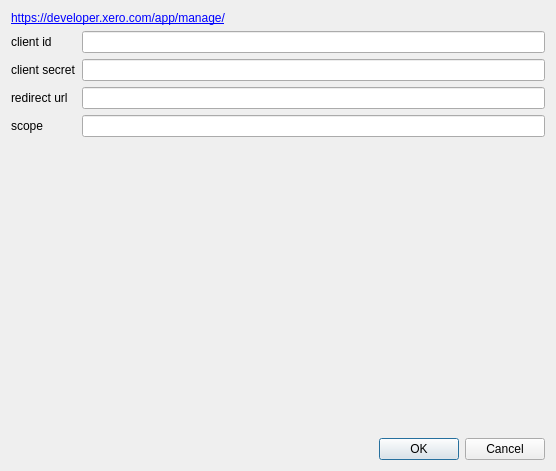
<?xml version="1.0" encoding="UTF-8"?>
<ui version="4.0">
 <class>ConnectXero</class>
 <widget class="QDialog" name="ConnectXero">
  <property name="geometry">
   <rect>
    <x>0</x>
    <y>0</y>
    <width>556</width>
    <height>471</height>
   </rect>
  </property>
  <property name="windowTitle">
   <string>Connect Xero Accounting API</string>
  </property>
  <layout class="QVBoxLayout" name="verticalLayout">
   <item>
    <layout class="QFormLayout" name="formLayout">
     <item row="0" column="0" colspan="2">
      <widget class="QLabel" name="label">
       <property name="text">
        <string>&lt;html&gt;&lt;head/&gt;&lt;body&gt;&lt;p&gt;&lt;a href=&quot;https://developer.xero.com/app/manage/&quot;&gt;&lt;span style=&quot; text-decoration: underline; color:#0000ff;&quot;&gt;https://developer.xero.com/app/manage/&lt;/span&gt;&lt;/a&gt;&lt;/p&gt;&lt;/body&gt;&lt;/html&gt;</string>
       </property>
       <property name="openExternalLinks">
        <bool>true</bool>
       </property>
      </widget>
     </item>
     <item row="1" column="0">
      <widget class="QLabel" name="label_1">
       <property name="text">
        <string>client id</string>
       </property>
      </widget>
     </item>
     <item row="1" column="1">
      <widget class="QLineEdit" name="lineEdit_client_id"/>
     </item>
     <item row="2" column="0">
      <widget class="QLabel" name="label_2">
       <property name="inputMethodHints">
        <set>Qt::ImhNone</set>
       </property>
       <property name="text">
        <string>client secret</string>
       </property>
      </widget>
     </item>
     <item row="2" column="1">
      <widget class="QLineEdit" name="lineEdit_client_secret"/>
     </item>
     <item row="3" column="0">
      <widget class="QLabel" name="label_3">
       <property name="statusTip">
        <string/>
       </property>
       <property name="text">
        <string>redirect url</string>
       </property>
      </widget>
     </item>
     <item row="3" column="1">
      <widget class="QLineEdit" name="lineEdit_redirect_url">
       <property name="statusTip">
        <string/>
       </property>
      </widget>
     </item>
     <item row="4" column="0">
      <widget class="QLabel" name="label_4">
       <property name="text">
        <string>scope</string>
       </property>
      </widget>
     </item>
     <item row="4" column="1">
      <widget class="QLineEdit" name="lineEdit_scope"/>
     </item>
    </layout>
   </item>
   <item>
    <widget class="QDialogButtonBox" name="buttonBox">
     <property name="orientation">
      <enum>Qt::Horizontal</enum>
     </property>
     <property name="standardButtons">
      <set>QDialogButtonBox::Cancel|QDialogButtonBox::Ok</set>
     </property>
    </widget>
   </item>
  </layout>
 </widget>
 <tabstops>
  <tabstop>lineEdit_client_id</tabstop>
  <tabstop>lineEdit_client_secret</tabstop>
  <tabstop>lineEdit_redirect_url</tabstop>
  <tabstop>lineEdit_scope</tabstop>
 </tabstops>
 <resources/>
 <connections>
  <connection>
   <sender>buttonBox</sender>
   <signal>accepted()</signal>
   <receiver>ConnectXero</receiver>
   <slot>accept()</slot>
   <hints>
    <hint type="sourcelabel">
     <x>248</x>
     <y>254</y>
    </hint>
    <hint type="destinationlabel">
     <x>157</x>
     <y>274</y>
    </hint>
   </hints>
  </connection>
  <connection>
   <sender>buttonBox</sender>
   <signal>rejected()</signal>
   <receiver>ConnectXero</receiver>
   <slot>reject()</slot>
   <hints>
    <hint type="sourcelabel">
     <x>316</x>
     <y>260</y>
    </hint>
    <hint type="destinationlabel">
     <x>286</x>
     <y>274</y>
    </hint>
   </hints>
  </connection>
 </connections>
</ui>
